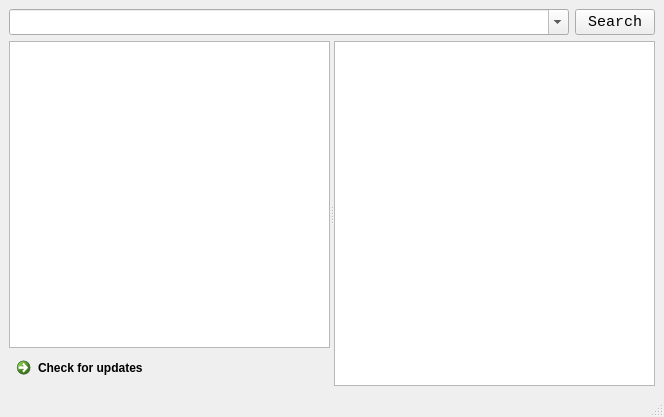
<?xml version="1.0" encoding="UTF-8"?>
<ui version="4.0">
 <class>MainWindow</class>
 <widget class="QMainWindow" name="MainWindow">
  <property name="geometry">
   <rect>
    <x>0</x>
    <y>0</y>
    <width>664</width>
    <height>417</height>
   </rect>
  </property>
  <property name="windowTitle">
   <string>MainWindow</string>
  </property>
  <property name="styleSheet">
   <string notr="true"/>
  </property>
  <widget class="QWidget" name="centralwidget">
   <property name="styleSheet">
    <string notr="true"/>
   </property>
   <layout class="QVBoxLayout" name="verticalLayout_2">
    <item>
     <layout class="QVBoxLayout" name="verticalLayout" stretch="1,10">
      <item>
       <layout class="QHBoxLayout" name="horizontalLayout" stretch="30,2">
        <item>
         <widget class="QComboBox" name="comboBox">
          <property name="sizePolicy">
           <sizepolicy hsizetype="Expanding" vsizetype="Preferred">
            <horstretch>0</horstretch>
            <verstretch>0</verstretch>
           </sizepolicy>
          </property>
          <property name="editable">
           <bool>true</bool>
          </property>
          <property name="minimumContentsLength">
           <number>3</number>
          </property>
         </widget>
        </item>
        <item>
         <widget class="QPushButton" name="goButton">
          <property name="font">
           <font>
            <family>Monospace</family>
            <pointsize>11</pointsize>
           </font>
          </property>
          <property name="styleSheet">
           <string notr="true"/>
          </property>
          <property name="text">
           <string>Search</string>
          </property>
         </widget>
        </item>
       </layout>
      </item>
      <item>
       <widget class="QSplitter" name="splitter">
        <property name="orientation">
         <enum>Qt::Horizontal</enum>
        </property>
        <property name="handleWidth">
         <number>4</number>
        </property>
        <widget class="QWidget" name="layoutWidget">
         <layout class="QVBoxLayout" name="vLayout">
          <property name="spacing">
           <number>2</number>
          </property>
          <property name="sizeConstraint">
           <enum>QLayout::SetMinimumSize</enum>
          </property>
          <item>
           <widget class="QListView" name="listView">
            <property name="font">
             <font>
              <family>Monospace</family>
              <pointsize>12</pointsize>
             </font>
            </property>
           </widget>
          </item>
          <item>
           <widget class="QCommandLinkButton" name="commandLinkButton">
            <property name="text">
             <string>Check for updates</string>
            </property>
            <property name="icon">
             <iconset>
              <normaloff>:/image/refresh.png</normaloff>:/image/refresh.png</iconset>
            </property>
           </widget>
          </item>
         </layout>
        </widget>
        <widget class="QTableView" name="tableView">
         <property name="font">
          <font>
           <family>Monospace</family>
          </font>
         </property>
        </widget>
       </widget>
      </item>
     </layout>
    </item>
   </layout>
  </widget>
  <widget class="QMenuBar" name="menubar">
   <property name="geometry">
    <rect>
     <x>0</x>
     <y>0</y>
     <width>664</width>
     <height>22</height>
    </rect>
   </property>
   <property name="font">
    <font>
     <family>Monospace</family>
     <pointsize>9</pointsize>
    </font>
   </property>
  </widget>
  <widget class="QStatusBar" name="statusbar"/>
  <action name="action_About">
   <property name="text">
    <string>&amp;About</string>
   </property>
  </action>
 </widget>
 <resources>
  <include location="tatoeba.qrc"/>
 </resources>
 <connections/>
</ui>
